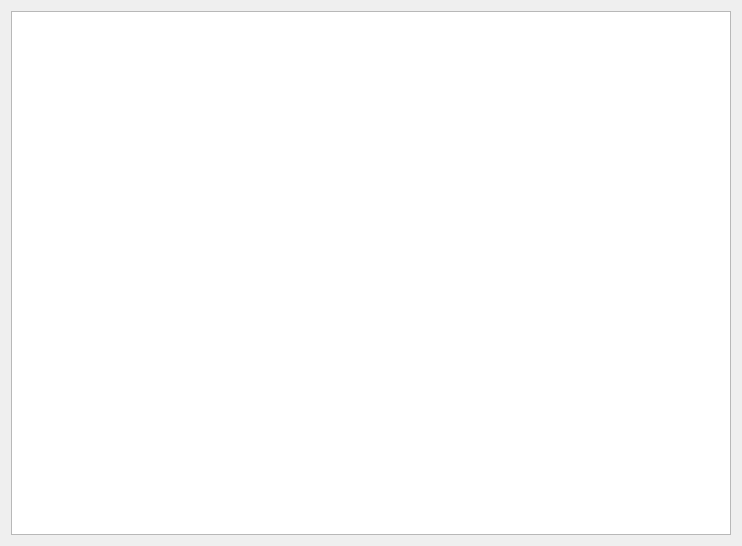
<?xml version="1.0" encoding="UTF-8"?>
<ui version="4.0">
 <class>Widget</class>
 <widget class="QWidget" name="Widget">
  <property name="geometry">
   <rect>
    <x>0</x>
    <y>0</y>
    <width>742</width>
    <height>546</height>
   </rect>
  </property>
  <property name="windowTitle">
   <string>Widget</string>
  </property>
  <layout class="QVBoxLayout" name="verticalLayout">
   <item>
    <widget class="QTableWidget" name="tableWidget"/>
   </item>
  </layout>
 </widget>
 <resources/>
 <connections/>
</ui>
